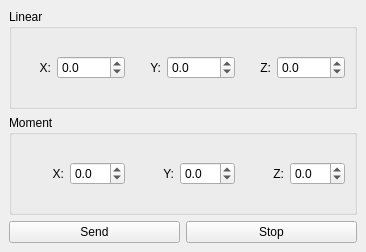
<?xml version="1.0" encoding="UTF-8"?>
<ui version="4.0">
 <class>MainWindow</class>
 <widget class="QMainWindow" name="MainWindow">
  <property name="geometry">
   <rect>
    <x>0</x>
    <y>0</y>
    <width>366</width>
    <height>252</height>
   </rect>
  </property>
  <property name="windowTitle">
   <string>MainWindow</string>
  </property>
  <widget class="QWidget" name="centralwidget">
   <layout class="QHBoxLayout" name="horizontalLayout">
    <item>
     <layout class="QVBoxLayout" name="verticalLayout">
      <item>
       <widget class="QGroupBox" name="groupBox_2">
        <property name="title">
         <string>Linear</string>
        </property>
        <layout class="QHBoxLayout" name="horizontalLayout_5">
         <item>
          <widget class="QLabel" name="label_7">
           <property name="text">
            <string>X:</string>
           </property>
           <property name="alignment">
            <set>Qt::AlignRight|Qt::AlignTrailing|Qt::AlignVCenter</set>
           </property>
          </widget>
         </item>
         <item>
          <widget class="QDoubleSpinBox" name="linearXSpinBox">
           <property name="decimals">
            <number>1</number>
           </property>
           <property name="minimum">
            <double>-1000.000000000000000</double>
           </property>
           <property name="maximum">
            <double>1000.000000000000000</double>
           </property>
           <property name="singleStep">
            <double>0.100000000000000</double>
           </property>
          </widget>
         </item>
         <item>
          <widget class="QLabel" name="label_8">
           <property name="text">
            <string>Y:</string>
           </property>
           <property name="alignment">
            <set>Qt::AlignRight|Qt::AlignTrailing|Qt::AlignVCenter</set>
           </property>
          </widget>
         </item>
         <item>
          <widget class="QDoubleSpinBox" name="linearYSpinBox">
           <property name="decimals">
            <number>1</number>
           </property>
           <property name="minimum">
            <double>-1000.000000000000000</double>
           </property>
           <property name="maximum">
            <double>1000.000000000000000</double>
           </property>
          </widget>
         </item>
         <item>
          <widget class="QLabel" name="label_9">
           <property name="text">
            <string>Z:</string>
           </property>
           <property name="alignment">
            <set>Qt::AlignRight|Qt::AlignTrailing|Qt::AlignVCenter</set>
           </property>
          </widget>
         </item>
         <item>
          <widget class="QDoubleSpinBox" name="linearZSpinBox">
           <property name="decimals">
            <number>1</number>
           </property>
           <property name="minimum">
            <double>-1000.000000000000000</double>
           </property>
           <property name="maximum">
            <double>1000.000000000000000</double>
           </property>
          </widget>
         </item>
        </layout>
       </widget>
      </item>
      <item>
       <widget class="QGroupBox" name="groupBox">
        <property name="title">
         <string>Moment</string>
        </property>
        <layout class="QHBoxLayout" name="horizontalLayout_3">
         <item>
          <widget class="QLabel" name="label">
           <property name="text">
            <string>X:</string>
           </property>
           <property name="alignment">
            <set>Qt::AlignRight|Qt::AlignTrailing|Qt::AlignVCenter</set>
           </property>
          </widget>
         </item>
         <item>
          <widget class="QDoubleSpinBox" name="momentXSpinBox">
           <property name="decimals">
            <number>1</number>
           </property>
           <property name="minimum">
            <double>-99.000000000000000</double>
           </property>
           <property name="maximum">
            <double>99.000000000000000</double>
           </property>
           <property name="singleStep">
            <double>0.100000000000000</double>
           </property>
          </widget>
         </item>
         <item>
          <widget class="QLabel" name="label_2">
           <property name="text">
            <string>Y:</string>
           </property>
           <property name="alignment">
            <set>Qt::AlignRight|Qt::AlignTrailing|Qt::AlignVCenter</set>
           </property>
          </widget>
         </item>
         <item>
          <widget class="QDoubleSpinBox" name="momentYSpinBox">
           <property name="decimals">
            <number>1</number>
           </property>
           <property name="minimum">
            <double>-99.000000000000000</double>
           </property>
           <property name="maximum">
            <double>99.000000000000000</double>
           </property>
          </widget>
         </item>
         <item>
          <widget class="QLabel" name="label_3">
           <property name="text">
            <string>Z:</string>
           </property>
           <property name="alignment">
            <set>Qt::AlignRight|Qt::AlignTrailing|Qt::AlignVCenter</set>
           </property>
          </widget>
         </item>
         <item>
          <widget class="QDoubleSpinBox" name="momentZSpinBox">
           <property name="decimals">
            <number>1</number>
           </property>
           <property name="minimum">
            <double>-99.000000000000000</double>
           </property>
           <property name="maximum">
            <double>99.000000000000000</double>
           </property>
          </widget>
         </item>
        </layout>
       </widget>
      </item>
      <item>
       <layout class="QHBoxLayout" name="horizontalLayout_2">
        <item>
         <widget class="QPushButton" name="sendButton">
          <property name="text">
           <string>Send</string>
          </property>
         </widget>
        </item>
        <item>
         <widget class="QPushButton" name="stopButton">
          <property name="text">
           <string>Stop</string>
          </property>
         </widget>
        </item>
       </layout>
      </item>
     </layout>
    </item>
   </layout>
  </widget>
 </widget>
 <resources/>
 <connections/>
</ui>
